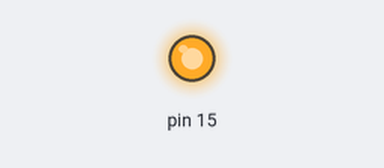
The sketch below on a simulated Arduino Uno, built with avr-gcc and run on an emulated ATmega328P. Parts: output pins drawn as LEDs (lit = HIGH).

Above: at 0.05 s.
Timing chart, 0 to 5.8 s (numbered marks = the images above):
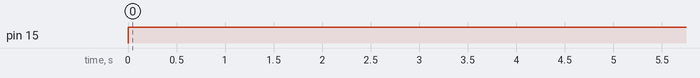

The sketch:

su_motor.ino
```cpp
void setup() {

  pinMode(15,OUTPUT);

}

void loop() {

Serial.println("Plant Watering will begin!");

digitalWrite(15, HIGH);


delay(5000);


 digitalWrite(15, LOW);

Serial.println("Plant Watered!");


}
```

Measured:
- by itself, pin 15: LOW → HIGH at 0.00 s
